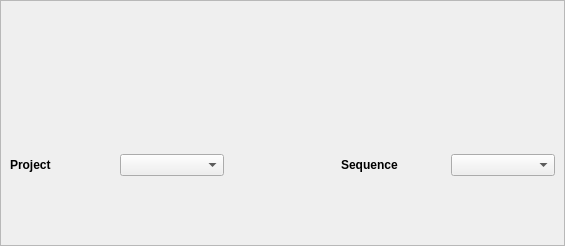
<?xml version="1.0" encoding="UTF-8"?>
<ui version="4.0">
 <class>Form</class>
 <widget class="QWidget" name="Form">
  <property name="geometry">
   <rect>
    <x>0</x>
    <y>0</y>
    <width>565</width>
    <height>246</height>
   </rect>
  </property>
  <property name="windowTitle">
   <string>Manager</string>
  </property>
  <layout class="QVBoxLayout" name="verticalLayout">
   <property name="leftMargin">
    <number>0</number>
   </property>
   <property name="topMargin">
    <number>0</number>
   </property>
   <property name="rightMargin">
    <number>0</number>
   </property>
   <property name="bottomMargin">
    <number>0</number>
   </property>
   <item>
    <widget class="QFrame" name="frame">
     <property name="frameShape">
      <enum>QFrame::StyledPanel</enum>
     </property>
     <property name="frameShadow">
      <enum>QFrame::Raised</enum>
     </property>
     <layout class="QVBoxLayout" name="verticalLayout_2">
      <item>
       <widget class="QLabel" name="lbl_headimage">
        <property name="text">
         <string/>
        </property>
        <property name="pixmap">
         <pixmap resource="manager.qrc">:/head/icons/manager.png</pixmap>
        </property>
        <property name="alignment">
         <set>Qt::AlignCenter</set>
        </property>
       </widget>
      </item>
      <item>
       <widget class="QLabel" name="label">
        <property name="minimumSize">
         <size>
          <width>0</width>
          <height>30</height>
         </size>
        </property>
        <property name="maximumSize">
         <size>
          <width>16777215</width>
          <height>30</height>
         </size>
        </property>
        <property name="text">
         <string/>
        </property>
       </widget>
      </item>
      <item>
       <layout class="QVBoxLayout" name="verticalLayout_3">
        <property name="bottomMargin">
         <number>30</number>
        </property>
        <item>
         <layout class="QHBoxLayout" name="horizontalLayout">
          <property name="topMargin">
           <number>30</number>
          </property>
          <property name="bottomMargin">
           <number>30</number>
          </property>
          <item>
           <widget class="QLabel" name="lbl_project">
            <property name="font">
             <font>
              <weight>75</weight>
              <bold>true</bold>
             </font>
            </property>
            <property name="text">
             <string>Project</string>
            </property>
           </widget>
          </item>
          <item>
           <widget class="QComboBox" name="cbb_project"/>
          </item>
          <item>
           <widget class="QLabel" name="label_2">
            <property name="minimumSize">
             <size>
              <width>30</width>
              <height>0</height>
             </size>
            </property>
            <property name="text">
             <string/>
            </property>
           </widget>
          </item>
          <item>
           <widget class="QLabel" name="lbl_sequence">
            <property name="font">
             <font>
              <weight>75</weight>
              <bold>true</bold>
             </font>
            </property>
            <property name="text">
             <string>Sequence</string>
            </property>
           </widget>
          </item>
          <item>
           <widget class="QComboBox" name="cbb_sequence"/>
          </item>
         </layout>
        </item>
       </layout>
      </item>
     </layout>
    </widget>
   </item>
  </layout>
 </widget>
 <resources>
  <include location="manager.qrc"/>
 </resources>
 <connections/>
</ui>
